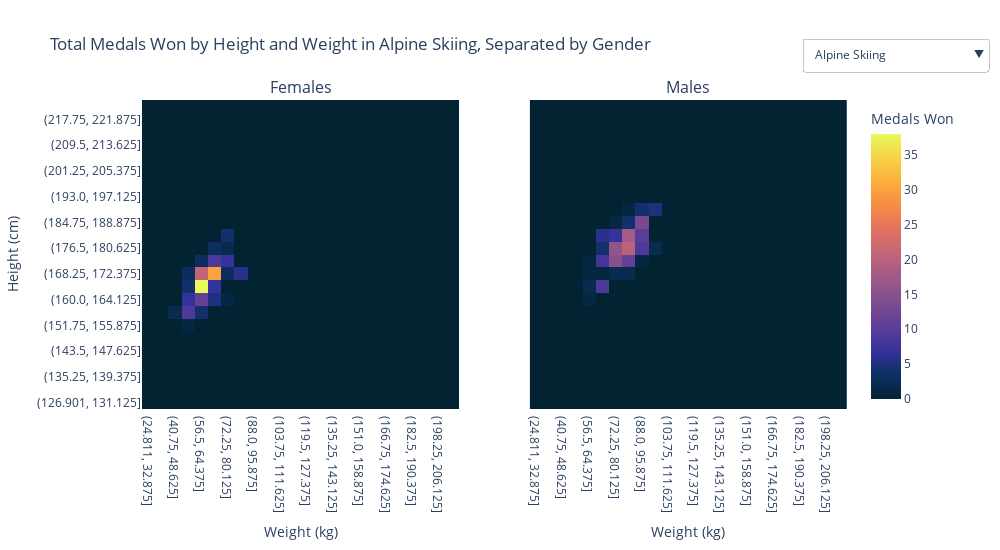

This figure's notebook cell:
### Markdown cell above
# Total Medal Count by Height and Weight, grouped by Sport (Heatmap Figure)

### Code cell
BINS = 24

# Create bins for height and weight
height_weight_medal_df = athlete_events_df.copy()
height_weight_medal_df = height_weight_medal_df.dropna(subset=["Height", "Weight"])
height_weight_medal_df["Height Bin"] = pd.cut(height_weight_medal_df["Height"], bins=BINS)
height_weight_medal_df["Weight Bin"] = pd.cut(height_weight_medal_df["Weight"], bins=BINS)

# Group by sports, separated by sex
height_weight_medal_df = height_weight_medal_df.groupby(["Sport", "Sex", "Height Bin", "Weight Bin"], observed=False)["Medal"].count().reset_index(name="Medal Count")

# Create pivot tables for each sport and sex
sports_df_list = {}
for (col, sport) in height_weight_medal_df.groupby("Sport"):
    sports_df_list[col] = {}
    for (c, sex) in sport.groupby("Sex"):
        sports_df_list[col][c] = pd.pivot_table(sex, index="Height Bin", columns="Weight Bin", values="Medal Count", observed=False).fillna(0)
for sport in sports_df_list.keys():
    for sex in sports_df_list[sport]:
        sports_df_list[sport][sex].columns = sports_df_list[sport][sex].columns.astype(str)
        sports_df_list[sport][sex].index = sports_df_list[sport][sex].index.astype(str)
        
# Create heatmap subplot figure
heatmap_fig = make_subplots(
    rows=1,
    cols=2,
    subplot_titles=("Females", "Males"),
    shared_yaxes=True
)

# Starting heatmap
heatmap_fig.add_trace(
    go.Heatmap(
        x=sports_df_list["Alpine Skiing"]["F"].columns,
        y=sports_df_list["Alpine Skiing"]["F"].index,
        z=sports_df_list["Alpine Skiing"]["F"].values,
        visible=True,
        hovertemplate=
            "<b>Height Bin:</b> %{y}cm<br>" +
            "<b>Weight Bin:</b> %{x}kg<br>" +
            "<b>Total Medals Won:</b> %{z}",
        name="",
        coloraxis="coloraxis"
    ),
    row=1,
    col=1
)
heatmap_fig.add_trace(
    go.Heatmap(
        x=sports_df_list["Alpine Skiing"]["M"].columns,
        y=sports_df_list["Alpine Skiing"]["M"].index,
        z=sports_df_list["Alpine Skiing"]["M"].values,
        visible=True,
        hovertemplate=
            "<b>Height Bin:</b> %{y}cm<br>" +
            "<b>Weight Bin:</b> %{x}kg<br>" +
            "<b>Total Medals Won:</b> %{z}",
        name="",
        # colorscale="coloraxis"
        coloraxis="coloraxis"
    ),
    row=1,
    col=2
)
heatmap_fig.update_layout(
    title="Total Medals Won by Height and Weight in Alpine Skiing, Separated by Gender"
)

# Add heatmap traces for each sport
for i, sport in enumerate(sports_df_list.keys()):
    for j, sex in enumerate(sports_df_list[sport]):
        heatmap_fig.add_trace(
            go.Heatmap(
                x=sports_df_list[sport][sex].columns,
                y=sports_df_list[sport][sex].index,
                z=sports_df_list[sport][sex].values,
                visible=False,
                hovertemplate=
                    "<b>Height Bin:</b> %{y}cm<br>" +
                    "<b>Weight Bin:</b> %{x}kg<br>" +
                    "<b>Total Medals Won:</b> %{z}",
                name="",
                coloraxis="coloraxis"
            ),
            row=1,
            col=j + 1
        )

# Create dropdown option for each sport
sports_options = []
for i, key in enumerate(sports_df_list.keys()):
    visible_list = [False] * (len(sports_df_list.keys()) + 2) * 2
    visible_list[i * 2 + 2] = True
    visible_list[i * 2 + 3] = True
    sports_options.append(dict(
        label=key,
        method="update",
        args=[
            {"visible":visible_list},
            {"title":f"Total Medals Won by Height and Weight in {key}, Separated by Gender"}
        ]
    ))
    
heatmap_fig.update_layout(
    width=1000,
    height=550,
    autosize=False,
    coloraxis=dict(
        colorscale="thermal",
        colorbar=dict(
            title="Medals Won"
        )
    ),
    updatemenus=[dict(
        active=0,
        buttons=sports_options,
        x=1.2,
        y=1.2
    )]
)

heatmap_fig.update_xaxes(
    title_text="Weight (kg)",
    row=1,
    col=1
)
heatmap_fig.update_xaxes(
    title_text="Weight (kg)",
    row=1,
    col=2
)
heatmap_fig.update_yaxes(
    title_text="Height (cm)",
    row=1,
    col=1
)
    
heatmap_fig.show()
